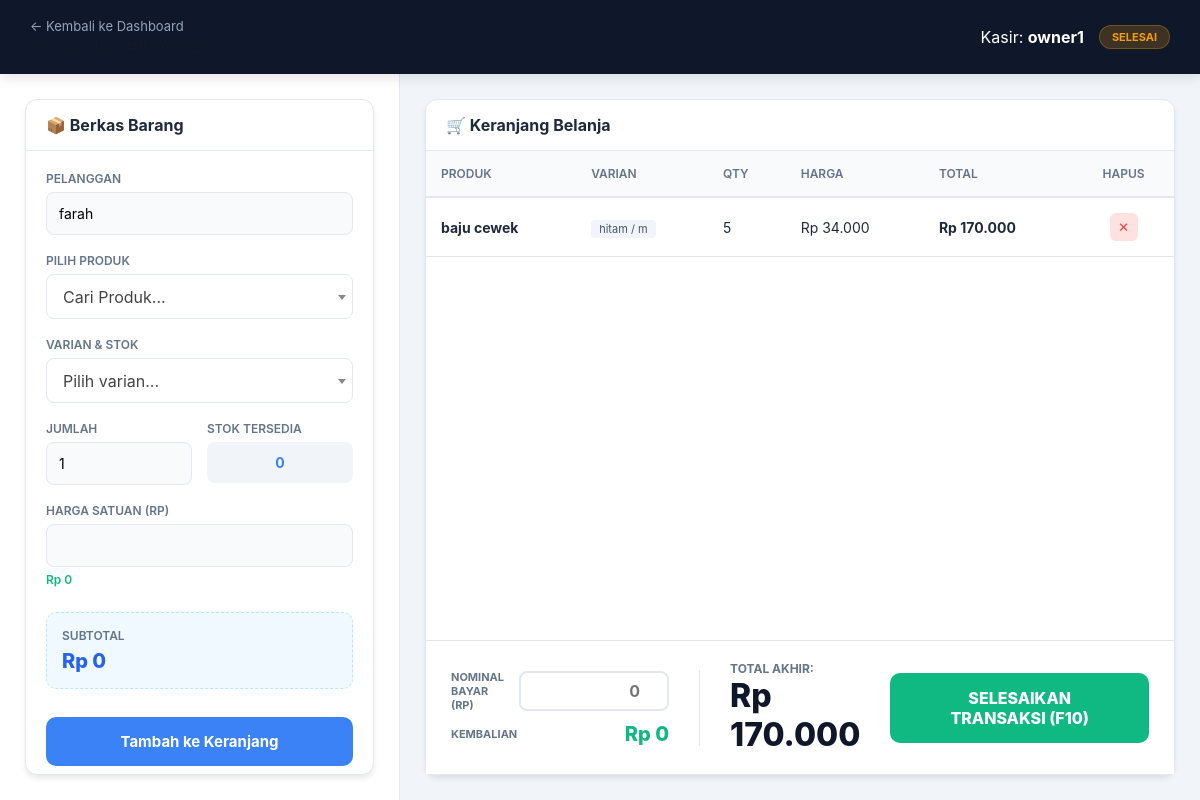
Page /penjualan/penjualan_tambah.php?id=22 on the committed database.
### tables this page shows
CREATE TABLE `penjualan` (
  `id_penjualan` int NOT NULL AUTO_INCREMENT,
  `tanggal` datetime DEFAULT CURRENT_TIMESTAMP,
  `pelanggan` varchar(100) DEFAULT NULL,
  `total` decimal(14,2) DEFAULT '0.00',
  `keuntungan` decimal(14,2) DEFAULT '0.00',
  `kasir` varchar(100) DEFAULT NULL,
  `status` enum('aktif','selesai','batal') DEFAULT 'aktif',
  PRIMARY KEY (`id_penjualan`),
  KEY `kasir` (`kasir`),
  CONSTRAINT `penjualan_ibfk_1` FOREIGN KEY (`kasir`) REFERENCES `users` (`username`)
);

CREATE TABLE `detail_penjualan` (
  `id` int NOT NULL AUTO_INCREMENT,
  `id_penjualan` int DEFAULT NULL,
  `id_barang` int DEFAULT NULL,
  `id_varian` int DEFAULT NULL,
  `qty` int DEFAULT NULL,
  `harga_jual` decimal(12,2) DEFAULT NULL,
  `subtotal` decimal(14,2) DEFAULT NULL,
  `pelanggan` varchar(100) DEFAULT NULL,
  `status` enum('aktif','batal','selesai') DEFAULT 'aktif',
  `warna` varchar(50) DEFAULT NULL,
  `ukuran` varchar(50) DEFAULT NULL,
  PRIMARY KEY (`id`),
  KEY `id_penjualan` (`id_penjualan`),
  KEY `id_barang` (`id_barang`),
  CONSTRAINT `detail_penjualan_ibfk_1` FOREIGN KEY (`id_penjualan`) REFERENCES `penjualan` (`id_penjualan`),
  CONSTRAINT `detail_penjualan_ibfk_2` FOREIGN KEY (`id_barang`) REFERENCES `barang` (`id_barang`)
);

CREATE TABLE `barang` (
  `id_barang` int NOT NULL AUTO_INCREMENT,
  `nama_barang` varchar(200) NOT NULL,
  `warna` varchar(50) DEFAULT NULL,
  `ukuran` varchar(50) DEFAULT NULL,
  `harga_beli` decimal(12,2) DEFAULT '0.00',
  `harga_jual` decimal(12,2) DEFAULT '0.00',
  `stok` int DEFAULT '0',
  `stok_min` int DEFAULT '10',
  `stok_max` int DEFAULT '9999',
  PRIMARY KEY (`id_barang`)
);

CREATE TABLE `barang_varian` (
  `id_varian` int NOT NULL AUTO_INCREMENT,
  `id_barang` int NOT NULL,
  `warna` varchar(50) NOT NULL,
  `ukuran` varchar(50) NOT NULL,
  `stok` int DEFAULT '0',
  `harga_beli` decimal(12,2) DEFAULT '0.00',
  `harga_jual` decimal(12,2) DEFAULT '0.00',
  `stok_min` int DEFAULT '10',
  `stok_max` int DEFAULT '9999',
  PRIMARY KEY (`id_varian`),
  KEY `id_barang` (`id_barang`),
  CONSTRAINT `barang_varian_ibfk_1` FOREIGN KEY (`id_barang`) REFERENCES `barang` (`id_barang`)
);

### penjualan/penjualan_tambah.php (the view, shortened to what this page needs)
<?php
include __DIR__ . '/../includes/koneksi.php';
$kasir = $_SESSION['username'];
$id_penjualan = intval($_GET['id'] ?? 0);
$q = $conn->query("SELECT * FROM penjualan WHERE id_penjualan=$id_penjualan");
$penjualan = $q->fetch_assoc();
$detail = $conn->query("
  SELECT d.id, b.nama_barang, v.warna, v.ukuran, d.qty, d.harga_jual, d.subtotal
  FROM detail_penjualan d
  JOIN barang_varian v ON d.id_varian = v.id_varian
  JOIN barang b ON v.id_barang = b.id_barang
  WHERE d.id_penjualan = $id_penjualan
");
?>
<!DOCTYPE html>
<html lang="id">
<head>
<link rel="stylesheet" href="../assets/css/global.css">
<link rel="stylesheet" href="../assets/css/header.css">
<link rel="stylesheet" href="../assets/css/penjualan_tambah.css?v=<?= time() ?>">
<link href="https://cdn.jsdelivr.net/npm/select2@4.1.0-rc.0/dist/css/select2.min.css" rel="stylesheet" />
</head>
<body class="pos-screen">
  <header class="pos-header">
    <div class="header-left">
      <a href="penjualan.php" class="btn-back">← Kembali ke Dashboard</a>
      <h1>Transaksi #INV-<?= $id_penjualan ?></h1>
    </div>
    <div class="header-right">
      <div class="kasir-info">
        <span class="kasir-name">Kasir: <strong><?= htmlspecialchars($kasir) ?></strong></span>
        <span class="badge-status drafted"><?= ucfirst($penjualan['status']) ?></span>
      </div>
    </div>
  </header>
  <main class="pos-container">
    <aside class="pos-sidebar-form">
      <div class="card">
        <div class="card-header">
          <h3>📦 Berkas Barang</h3>
        </div>
        <div class="card-body">
          <form id="formTambahItem" method="POST" action="penjualan_proses_tambah_item.php">
            <div class="form-group">
              <label>Pelanggan</label>
              <input type="text" id="pelanggan" name="pelanggan" value="<?= htmlspecialchars($penjualan['pelanggan'] ?: '-') ?>" placeholder="Nama Pelanggan..." onfocus="if(this.value==='-') this.value='';" onblur="if(this.value==='') this.value='-';">
            </div>
            <div class="form-group">
              <label>Pilih Produk</label>
            </div>
            <div class="form-group">
              <label>Varian & Stok</label>
            </div>
            <div class="form-row">
              <div class="form-group">
                <label>Jumlah</label>
                <input type="number" name="qty" id="qty" min="1" value="1" required onfocus="this.select()">
              </div>
              <div class="form-group">
                <label>Stok Tersedia</label>
                <div class="stok-indicator" id="stokTersedia">0</div>
              </div>
            </div>
            <div class="form-group">
              <label>Harga Satuan (Rp)</label>
              <input type="number" name="harga_jual" id="harga_jual" min="0" required onfocus="this.select()">
              <div class="rupiah-live" id="rupiahFormat">Rp 0</div>
            </div>
            <div class="form-group subtotal-group">
              <label>Subtotal</label>
              <div class="subtotal-display" id="subtotal_display">Rp 0</div>
            </div>
            <button type="submit" class="btn-add-item">Tambah ke Keranjang</button>
          </form>
        </div>
      </div>
    </aside>
    <section class="pos-main-table">
      <div class="card table-card">
        <div class="card-header">
          <h3>🛒 Keranjang Belanja</h3>
        </div>
        <div class="table-scroll">
          <table class="pos-table">
            <thead>
              <tr>
                <th>Produk</th>
                <th>Varian</th>
                <th>Qty</th>
                <th>Harga</th>
                <th>Total</th>
                <th style="text-align:center;">Hapus</th>
              </tr>
            </thead>
            <tbody>
              <?php $no=1; $total=0; while($d=$detail->fetch_assoc()): $total+=$d['subtotal']; ?>
              <tr class="item-row">
                <td><strong><?= htmlspecialchars($d['nama_barang']) ?></strong></td>
                <td><span class="v-tag"><?= htmlspecialchars($d['warna']) ?> / <?= htmlspecialchars($d['ukuran']) ?></span></td>
                <td><?= $d['qty'] ?></td>
                <td>Rp <?= number_format($d['harga_jual'], 0, ',', '.') ?></td>
                <td><strong>Rp <?= number_format($d['subtotal'], 0, ',', '.') ?></strong></td>
                <td style="text-align:center;">
                  <button type="button" class="btn-delete-item" data-id="<?= $d['id'] ?>">✕</button>
                </td>
              </tr>
              <?php endwhile; ?>
            </tbody>
          </table>
        </div>
        <div class="pos-footer">
          <div class="payment-section">
            <div class="payment-row">
              <label>Nominal Bayar (Rp)</label>
              <input type="number" id="bayar_display" class="input-bayar" placeholder="0" onfocus="this.select()">
            </div>
            <div class="payment-row">
              <label>Kembalian</label>
              <div class="kembali-display" id="kembali_text">Rp 0</div>
            </div>
          </div>
          <div class="total-section">
            <span class="total-label">TOTAL AKHIR:</span>
            <span class="total-amount">Rp <span class="total-value"><?= number_format($total, 0, ',', '.') ?></span></span>
          </div>
          <form method="POST" action="penjualan_selesai.php" id="formCheckout" onsubmit="return confirmSelesai();">
            <button type="submit" class="btn-checkout">SELESAIKAN TRANSAKSI (F10)</button>
          </form>
        </div>
      </div>
    </section>
  </main>
</body>
</html>

### assets/css/global.css (style rules this page uses)
* { margin: 0; padding: 0; box-sizing: border-box; }
body { margin: 0; font-family: 'Poppins', sans-serif; background: #f0f2f5; color: #111827; }
h1, h2, h3 { margin: 0; color: #111827; }
button { font-family: inherit; }

### rows in the picture
penjualan: status "SELESAI", pelanggan "farah"
detail_penjualan: id_barang.nama_barang "baju cewek", id_varian.warna "hitam", id_varian.ukuran "m", qty "5", harga_jual "34.000", subtotal "170.000"

### other values in the picture
$kasir "owner1"
$total "170.000"
